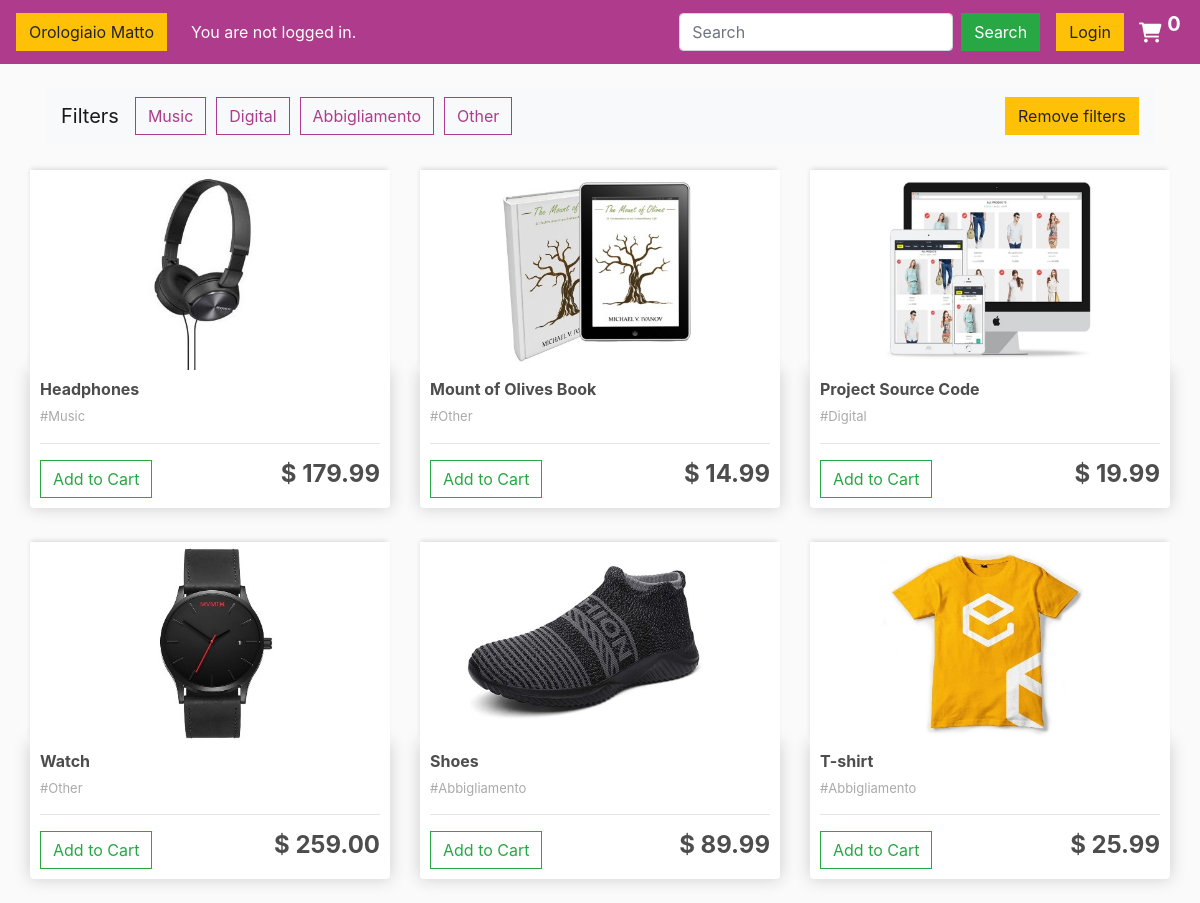
The page / on the database its author committed.
### Ecommerce/models.py (models this page shows, shortened)
class Product(models.Model):
    name = models.CharField(max_length=100, null=True)
    price = models.DecimalField(max_digits=7, decimal_places=2)
    digital = models.BooleanField(default=False, null=True, blank=True)
    category = models.CharField(max_length=100, null=True)
    image = models.ImageField(null=True, blank=True)
    @property
    def imageUrl(self):
        try:
            url = self.image.url
        except:
            url = ''
        return url

### Ecommerce/views.py (the view)
# urls.py: path('', views.store, name='store'),
def store(request):
    data = cartData(request)
    cartItems = data['cartItems']
    products = Product.objects.all()
    context = {'products': products, 'cartItems': cartItems}
    return render(request, 'store/store.html', context)

### Ecommerce/utils.py (called while the page is built, shortened)
def cookieCart(request):
    try:
        cart = json.loads(request.COOKIES['cart'])
    except:
        cart = {}
    print('Cart:', cart)
    items = []
    order = {'get_cart_total': 0, 'get_cart_items': 0, 'shipping': False}
    cartItems = order['get_cart_items']
    return {"cartItems": cartItems, "order": order, "items": items}

def cartData(request):
    if request.user.is_authenticated:
        customer = request.user.customer
        order, created = Order.objects.get_or_create(customer=customer, complete=False)
        items = order.orderitem_set.all()
        cartItems = order.get_cart_items
    else:
        cookieData = cookieCart(request)
        cartItems = cookieData['cartItems']
        order = cookieData['order']
        items = cookieData['items']
    return {"cartItems": cartItems, "order": order, "items": items}

### Ecommerce/templates/store/store.html (shortened to what this page needs)
{% extends 'store/main.html' %}
{% load static %}
{% block content %}
    <div class="row">
    <div class="container-fluid">
        <nav class="navbar navbar-expand-lg navbar-light bg-light">
            <a class="navbar-brand">Filters</a>
            <div class="collapse navbar-collapse" id="navbarSupportedContent">
                <ul class="navbar-nav mr-auto">
                    <li class="nav-item active">
                        <button data-filter="Music" class="btn my-btn">Music</button>
                    </li>
                    <li class="nav-item active">
                        <button data-filter="Digital" class="btn my-btn">Digital</button>
                    </li>
                    <li class="nav-item active">
                        <button data-filter="Abbigliamento" class="btn my-btn">Abbigliamento</button>
                    </li>
                     <li class="nav-item active">
                        <button data-filter="Other" class="btn my-btn">Other</button>
                    </li>
                </ul>
                <div class="form-inline my-2 my-lg-0">
                    <button data-filter="all" class="btn btn-warning">Remove filters</button>
                </div>
            </div>
        </nav>
    </div>
        <div class="row mt-3">
            {% for product in products %}
                <div class="col-lg-4 col-md-6 mb-4" data-category={{ product.category }}>
                    <img class="thumbnail img-fluid" src="{{ product.imageUrl }}"/>
                    <div class="box-element product">
                        <h6><strong> {{ product.name }}</strong></h6>
                        <p class="cat-display"> #{{ product.category }}</p>
                        <hr>
                        <button data-product={{ product.id }} data-action="add" class="btn btn-outline-success add-btn update-cart">Add to Cart</button>
                        <h4 style="display: inline-block; float: right"><strong>$ {{ product.price|floatformat:2 }}</strong></h4>
                    </div>
                </div>
            {% endfor %}
        </div>
    </div>
{% endblock content %}

### Ecommerce/templates/store/main.html (shortened to what this page needs)
<!DOCTYPE html>
{% load static %}
<html>
<head>
    <link rel="stylesheet" href="https://stackpath.bootstrapcdn.com/bootstrap/4.4.1/css/bootstrap.min.css">
    <link rel="stylesheet" type="text/css" href="{% static 'css/main.css' %}">
    <link rel="stylesheet" href="https://cdnjs.cloudflare.com/ajax/libs/font-awesome/6.0.0-beta3/css/all.min.css">
</head>
<body>
<nav class="navbar navbar-expand-lg navbar-dark bg-dark">
    <a class="navbar-brand" href="{% url 'store' %}">
        <button class="btn btn-warning"> Orologiaio Matto </button>
    </a>
    <div class="collapse navbar-collapse" id="navbarSupportedContent">
        <ul class="navbar-nav mr-auto">
            <li class="nav-item active">
                {% if user.is_authenticated %}
                    <a class="nav-link">Welcome, {{ user }}!</a>
                {% else %}
                    <a class="nav-link">You are not logged in.</a>
                {% endif %}
            </li>
        </ul>
        <form class="form-inline my-2 my-lg-0" method="GET" action="{% url 'product_search' %}">
            <input class="form-control mr-sm-2" type="search" placeholder="Search" aria-label="Search" name="q">
            <button class="btn btn-success my-2 my-sm-0" type="submit">Search</button>
        </form>
        <div class="form-inline my-2 my-lg-0">
            <a href="{% url 'login' %}" class="btn btn-warning ml-3" id="login">Login</a>
            <a href="{% url 'cart' %}">
                <i class="fa-solid fa-cart-shopping fa-lg"></i>
            </a>
            <p id="cart-total">{{ cartItems }}</p>
        </div>
    </div>
</nav>
<div class="container">
    <br>
    {% block content %}
    {% endblock content %}
</div>
</body>
</html>

### static/css/main.css (style rules this page uses)
body { background-color: hsl(0, 0%, 98%); }
h1,h2,h3,h4,h5,h6 { color:hsl(0, 0%, 30%); }
.box-element { box-shadow:hsl(0, 0%, 80%) 0 0 16px; background-color: #fff; border-radius: 4px; padding: 10px; min-width: 300px; }
.thumbnail { width: 100%; min-width: 300px; height: 200px; -webkit-box-shadow: -1px -3px 5px -2px rgba(214,214,214,1); -moz-box-shadow: -1px -3px 5px -2px rgba(214,214,214,1); box-shadow: -1px -3px 5px -2px rgba(214,214,214,1); }
.product { border-radius: 0 0 4px 4px; }
.bg-dark { background-color: #ae3b8b!important; }
.fa-cart-shopping { color: white; width:25px; display: inline-block; margin-left: 15px; }
#cart-total { display: block; text-align: center; color:#fff; width: 20px; height: auto; border-radius: 50%; font-size: 20px; font-weight: bolder; }
.col-lg-4, .col-lg-6, .col-lg-8, .col-lg-12 { margin-top: 10px; }
.btn { border-radius: 0; }
.my-btn { color: #ae3b8b; border-color: #ae3b8b; margin-right: 10px; }
.nav-item { justify-content: space-between; }
img { display: flex; }
p.cat-display { font-size: small; color: #aaa; }

### rows shown on the page
Product: imageUrl (picture), name "Headphones", category "Music", price "179.99"
Product: imageUrl (picture), name "Mount of Olives Book", category "Other", price "14.99"
Product: imageUrl (picture), name "Project Source Code", category "Digital", price "19.99"
Product: imageUrl (picture), name "Watch", category "Other", price "259.00"
Product: imageUrl (picture), name "Shoes", category "Abbigliamento", price "89.99"
Product: imageUrl (picture), name "T-shirt", category "Abbigliamento", price "25.99"

### other values the page prints
{{ cartItems }} "0"
